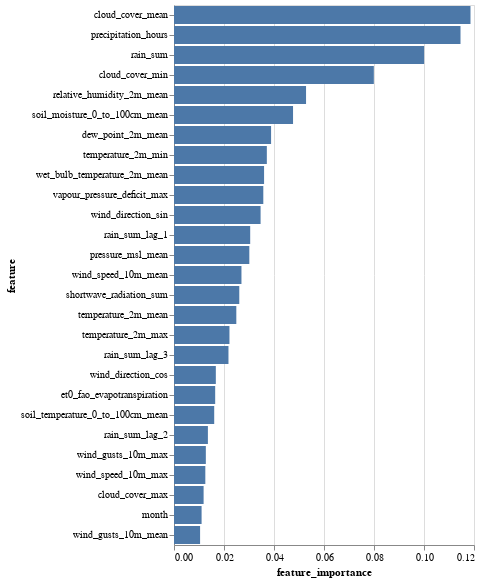

The code cell stored with this chart in its notebook:
### Code cell
alt.Chart(feat_imp_rf_df).mark_bar().encode(
    x='feature_importance',
    y=alt.Y("feature", sort='-x'),
    tooltip=['feature','feature_importance'])

### Figure 1 — Vega-Lite specification as saved in the notebook (floating-point values rounded to 4 significant figures)
{"config": {"view": {"continuousWidth": 300, "continuousHeight": 300}}, "data": {"name": "data-5f975852338fb42c0feda5383f21891e"}, "mark": {"type": "bar"}, "encoding": {"tooltip": [{"field": "feature", "type": "nominal"}, {"field": "feature_importance", "type": "quantitative"}], "x": {"field": "feature_importance", "type": "quantitative"}, "y": {"field": "feature", "sort": "-x", "type": "nominal"}}, "$schema": "https://vega.github.io/schema/vega-lite/v5.20.1.json", "datasets": {"data-5f975852338fb42c0feda5383f21891e": [{"feature": "relative_humidity_2m_mean", "feature_importance": 0.05282}, {"feature": "cloud_cover_mean", "feature_importance": 0.1186}, {"feature": "cloud_cover_max", "feature_importance": 0.01184}, {"feature": "cloud_cover_min", "feature_importance": 0.07993}, {"feature": "wind_gusts_10m_mean", "feature_importance": 0.01044}, {"feature": "wind_speed_10m_mean", "feature_importance": 0.02698}, {"feature": "wet_bulb_temperature_2m_mean", "feature_importance": 0.03603}, {"feature": "pressure_msl_mean", "feature_importance": 0.03013}, {"feature": "vapour_pressure_deficit_max", "feature_importance": 0.03572}, {"feature": "shortwave_radiation_sum", "feature_importance": 0.02611}, {"feature": "temperature_2m_max", "feature_importance": 0.02218}, {"feature": "temperature_2m_min", "feature_importance": 0.03713}, {"feature": "precipitation_hours", "feature_importance": 0.1146}, {"feature": "temperature_2m_mean", "feature_importance": 0.02493}, {"feature": "wind_gusts_10m_max", "feature_importance": 0.01274}, {"feature": "wind_speed_10m_max", "feature_importance": 0.01253}, {"feature": "et0_fao_evapotranspiration", "feature_importance": 0.01647}, {"feature": "rain_sum", "feature_importance": 0.1001}, {"feature": "dew_point_2m_mean", "feature_importance": 0.03883}, {"feature": "soil_moisture_0_to_100cm_mean", "feature_importance": 0.04762}, {"feature": "soil_temperature_0_to_100cm_mean", "feature_importance": 0.01608}, {"feature": "wind_direction_sin", "feature_importance": 0.03463}, {"feature": "wind_direction_cos", "feature_importance": 0.01673}, {"feature": "month", "feature_importance": 0.01104}, {"feature": "rain_sum_lag_1", "feature_importance": 0.03048}, {"feature": "rain_sum_lag_2", "feature_importance": 0.01356}, {"feature": "rain_sum_lag_3", "feature_importance": 0.02179}]}}
